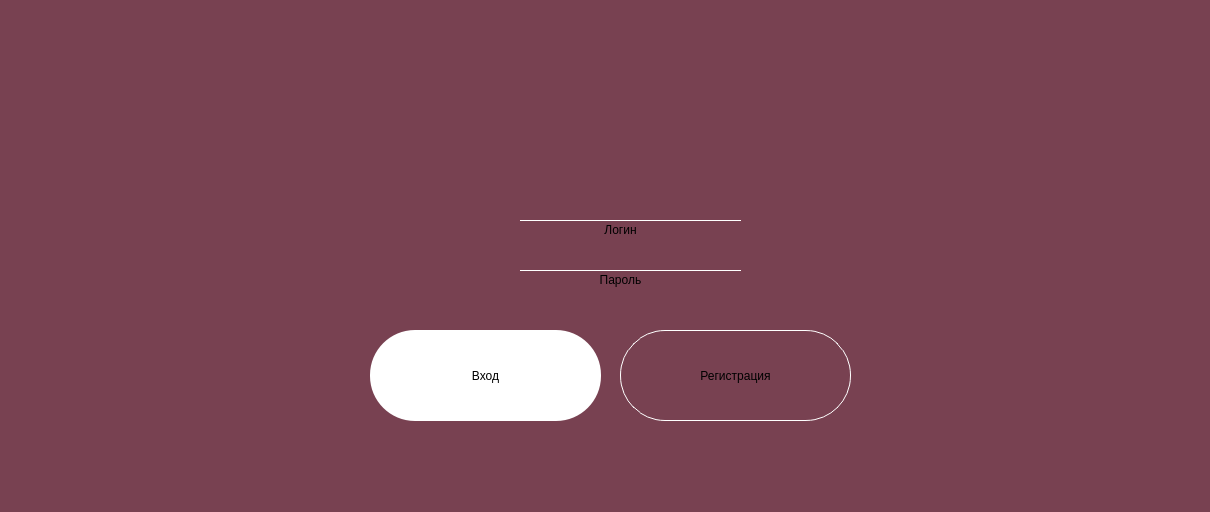
<?xml version="1.0" encoding="UTF-8"?>
<ui version="4.0">
 <class>auth_window</class>
 <widget class="QDialog" name="auth_window">
  <property name="windowModality">
   <enum>Qt::NonModal</enum>
  </property>
  <property name="enabled">
   <bool>true</bool>
  </property>
  <property name="geometry">
   <rect>
    <x>0</x>
    <y>0</y>
    <width>1210</width>
    <height>512</height>
   </rect>
  </property>
  <property name="windowTitle">
   <string notr="true">notes</string>
  </property>
  <property name="windowIcon">
   <iconset resource="recource.qrc">
    <normaloff>:/resource/images/заголовок-10.png</normaloff>:/resource/images/заголовок-10.png</iconset>
  </property>
  <property name="layoutDirection">
   <enum>Qt::LeftToRight</enum>
  </property>
  <property name="autoFillBackground">
   <bool>false</bool>
  </property>
  <property name="styleSheet">
   <string notr="true">background-color: rgb(120, 65, 81);
</string>
  </property>
  <widget class="QPushButton" name="registerPushButton_2">
   <property name="geometry">
    <rect>
     <x>620</x>
     <y>330</y>
     <width>231</width>
     <height>91</height>
    </rect>
   </property>
   <property name="autoFillBackground">
    <bool>false</bool>
   </property>
   <property name="styleSheet">
    <string notr="true">background-color: rgba(255, 255, 255, 0);
border-width: 1px;
font:  italic 12pt &quot;Montserrat&quot;;
border-style: solid; 
border-color: white;
border-radius: 45px;
</string>
   </property>
   <property name="text">
    <string>Регистрация</string>
   </property>
  </widget>
  <widget class="QLabel" name="label">
   <property name="geometry">
    <rect>
     <x>315</x>
     <y>-50</y>
     <width>630</width>
     <height>331</height>
    </rect>
   </property>
   <property name="styleSheet">
    <string notr="true">background-color: rgba(255, 255, 255, 0);</string>
   </property>
   <property name="text">
    <string/>
   </property>
   <property name="textFormat">
    <enum>Qt::AutoText</enum>
   </property>
   <property name="pixmap">
    <pixmap resource="recource.qrc">:/resource/images/писанина2-04.png</pixmap>
   </property>
   <property name="scaledContents">
    <bool>true</bool>
   </property>
  </widget>
  <widget class="QLineEdit" name="lineEdit">
   <property name="geometry">
    <rect>
     <x>520</x>
     <y>180</y>
     <width>221</width>
     <height>41</height>
    </rect>
   </property>
   <property name="styleSheet">
    <string notr="true">background-color: rgba(255, 255, 255, 0);
font: italic 12pt &quot;Montserrat&quot;;
border-top-width: 0px; 
border-style: solid; 
border-color: white;
border-bottom-width: 1px;</string>
   </property>
  </widget>
  <widget class="QLineEdit" name="lineEdit_2">
   <property name="geometry">
    <rect>
     <x>520</x>
     <y>230</y>
     <width>221</width>
     <height>41</height>
    </rect>
   </property>
   <property name="styleSheet">
    <string notr="true">background-color: rgba(255, 255, 255, 0);
font: italic 12pt &quot;Montserrat&quot;;
border-top-width: 0px; 
border-style: solid; 
border-color: white;
border-bottom-width: 1px;</string>
   </property>
  </widget>
  <widget class="QLabel" name="label_Password">
   <property name="geometry">
    <rect>
     <x>470</x>
     <y>230</y>
     <width>51</width>
     <height>51</height>
    </rect>
   </property>
   <property name="styleSheet">
    <string notr="true">background-color: rgba(255, 255, 255, 0);</string>
   </property>
   <property name="pixmap">
    <pixmap resource="recource.qrc">:/resource/images/иконки_Log_pas2-02.png</pixmap>
   </property>
   <property name="scaledContents">
    <bool>true</bool>
   </property>
  </widget>
  <widget class="QLabel" name="label_Name">
   <property name="geometry">
    <rect>
     <x>470</x>
     <y>180</y>
     <width>51</width>
     <height>51</height>
    </rect>
   </property>
   <property name="styleSheet">
    <string notr="true">background-color: rgba(255, 255, 255, 0);</string>
   </property>
   <property name="text">
    <string/>
   </property>
   <property name="pixmap">
    <pixmap resource="recource.qrc">:/resource/images/иконки_Log_pas2-03.png</pixmap>
   </property>
   <property name="scaledContents">
    <bool>true</bool>
   </property>
  </widget>
  <widget class="QPushButton" name="loginPushButton">
   <property name="geometry">
    <rect>
     <x>370</x>
     <y>330</y>
     <width>231</width>
     <height>91</height>
    </rect>
   </property>
   <property name="styleSheet">
    <string notr="true">border-width: 1px;
font: italic 12pt &quot;Montserrat&quot;;
background-color: rgb(255, 255, 255);
border-color: white;
border-radius: 45px;</string>
   </property>
   <property name="text">
    <string>Вход</string>
   </property>
  </widget>
  <widget class="QLabel" name="label_Name_2">
   <property name="geometry">
    <rect>
     <x>530</x>
     <y>220</y>
     <width>181</width>
     <height>20</height>
    </rect>
   </property>
   <property name="styleSheet">
    <string notr="true">font: italic 8pt &quot;Montserrat&quot;;
background-color: qlineargradient(spread:pad, x1:0.5, y1:0.869318, x2:0.499, y2:1, stop:0.741573 rgba(0, 0, 0, 0), stop:1 rgba(255, 255, 255, 0));</string>
   </property>
   <property name="text">
    <string>Логин</string>
   </property>
   <property name="alignment">
    <set>Qt::AlignCenter</set>
   </property>
  </widget>
  <widget class="QLabel" name="label_Name_3">
   <property name="geometry">
    <rect>
     <x>530</x>
     <y>270</y>
     <width>181</width>
     <height>20</height>
    </rect>
   </property>
   <property name="styleSheet">
    <string notr="true">font: italic 8pt &quot;Montserrat&quot;;
background-color: qlineargradient(spread:pad, x1:0.5, y1:0.869318, x2:0.499, y2:1, stop:0.741573 rgba(0, 0, 0, 0), stop:1 rgba(255, 255, 255, 0));</string>
   </property>
   <property name="text">
    <string>Пароль</string>
   </property>
   <property name="alignment">
    <set>Qt::AlignCenter</set>
   </property>
  </widget>
  <zorder>label_Password</zorder>
  <zorder>label_Name</zorder>
  <zorder>label</zorder>
  <zorder>registerPushButton_2</zorder>
  <zorder>loginPushButton</zorder>
  <zorder>lineEdit</zorder>
  <zorder>lineEdit_2</zorder>
  <zorder>label_Name_2</zorder>
  <zorder>label_Name_3</zorder>
 </widget>
 <tabstops>
  <tabstop>loginPushButton</tabstop>
  <tabstop>registerPushButton_2</tabstop>
 </tabstops>
 <resources>
  <include location="recource.qrc"/>
 </resources>
 <connections/>
</ui>
